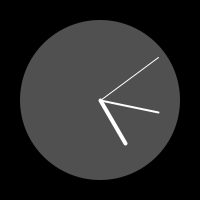
Frame 1 (no input)
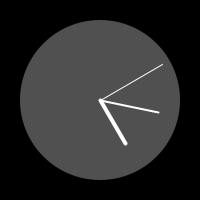
Frame 60 (the mouse pressed at the canvas centre just before this capture)
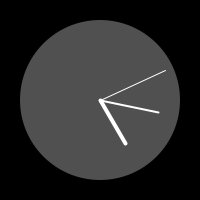
Frame 120 (the mouse held since frame 60 and released just before this capture)

The Processing sketch that drew these frames (run headless with seeded random() and noise(); from frame 60 on, the mouse is pressed at the canvas centre):

// Processing sketch: reloj_ejemplo
// ── reloj_ejemplo.pde
// All Examples Written by Casey Reas and Ben Fry

// unless otherwise stated.

void setup() {

  size(200, 200);

  stroke(255);

  smooth();

}

void draw() {

  background(0);

  fill(80);

  noStroke();

  // Angles for sin() and cos() start at 3 o'clock;

  // subtract HALF_PI to make them start at the top

  ellipse(100, 100, 160, 160);

  float s = map(second(), 0, 60, 0, TWO_PI) - HALF_PI;

  float m = map(minute(), 0, 60, 0, TWO_PI) - HALF_PI;

  float h = map(hour() % 12, 0, 12, 0, TWO_PI) - HALF_PI;

  stroke(255);

  strokeWeight(1);

  line(100, 100, cos(s) * 72 + 100, sin(s) * 72 + 100);

  strokeWeight(2);

  line(100, 100, cos(m) * 60 + 100, sin(m) * 60 + 100);

  strokeWeight(4);

  line(100, 100, cos(h) * 50 + 100, sin(h) * 50 + 100);

}
